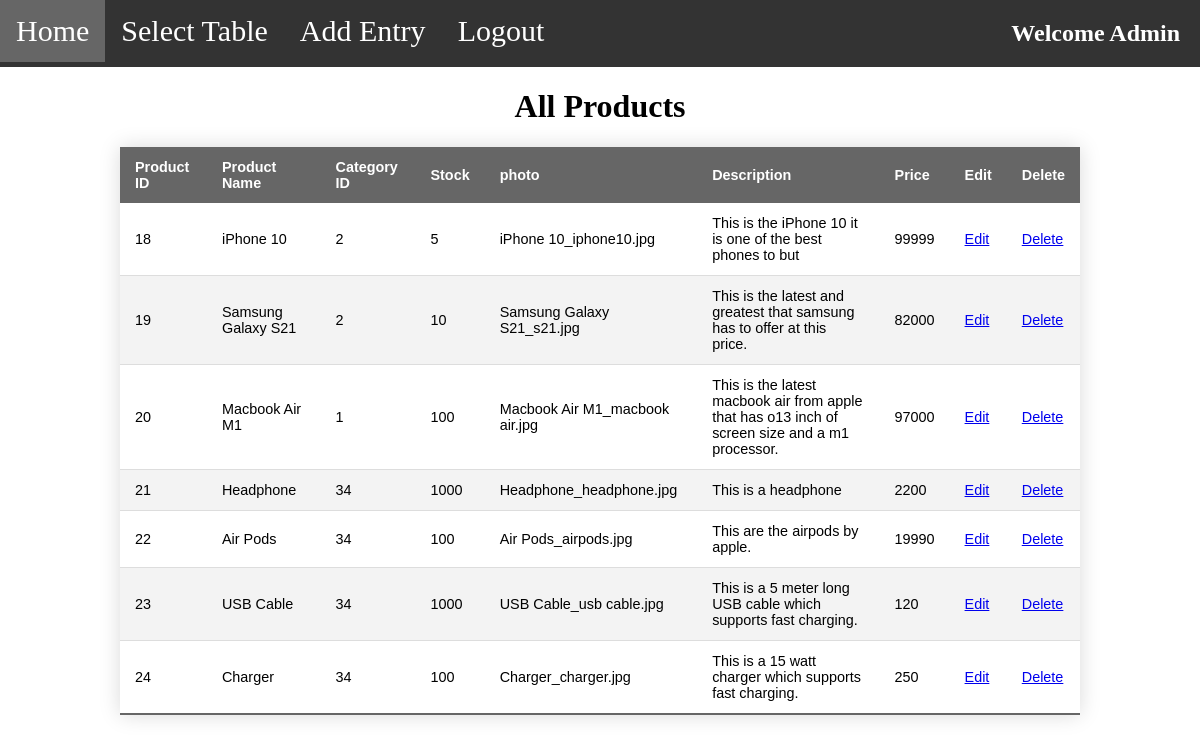
Page /admin_page.php (signed in) on the committed database.
### tables this page shows
CREATE TABLE `product` (
  `product_id` int(11) NOT NULL,
  `product_name` varchar(100) NOT NULL,
  `category_id` int(11) NOT NULL,
  `stock` int(11) NOT NULL,
  `photo` varchar(100) NOT NULL,
  `description` varchar(200) NOT NULL,
  `price` int(11) NOT NULL
);

### all_products.php (the view, shortened to what this page needs)
<h1 align="center">All Products</h1>
<table align="center" class="styled-table">
    <thead>
        <tr>
            <th>Product ID</th>
            <th>Product Name</th>
            <th>Category ID</th>
            <th>Stock</th>
            <th>photo</th>
            <th>Description</th>
            <th>Price</th>
            <th>Edit</th>
            <th>Delete</th>
        </tr>
    </thead>
    <tbody>
        <tr class="active-row">
            <?php
            $con = mysqli_connect("localhost","root","","store") or die("Database Connectivity Failed");
            try
            {
                $query = "select * from product";
                $result = mysqli_query($con,$query);
                if($result>0)
                {
                	while($or = mysqli_fetch_assoc($result))
                    {
                	?>
                        <td><?php echo $or['product_id']; ?></td>
                        <td><?php echo $or['product_name']; ?></td>
                        <td><?php echo $or['category_id']; ?></td>
                        <td><?php echo $or['stock']; ?></td>
                        <td><?php echo $or['photo']; ?></td>
                        <td><?php echo $or['description']; ?></td>
                        <td><?php echo $or['price']; ?></td>
                        <td><a href="update_product.php?product_id=<?php echo $or['product_id']; ?>">Edit</a></td>
                        <td><a href="delete_product.php?product_id=<?php echo $or['product_id']; ?>" onclick="return confirm('Do you want to delete this Product')">Delete</a></td>
        </tr>
                    <?php
                    }
        	    }
        	else{
        		echo "0 Recorrds".mysqli_error($con);
        	}
        }
        catch(Exception $e)
        {
            echo "Error ->".$e->getMessage();
        }
    	?>
    </tbody>
</table>

### style.css (style rules this page uses)
body { margin:0; padding:0; }
.styled-table { border-collapse: collapse; margin-left: 10%; font-size: 0.9em; font-family: sans-serif; width: 80%; box-shadow: 0 0 20px rgba(0, 0, 0, 0.15); }
.styled-table thead tr { background-color: #666; color: #ffffff; text-align: left; }
.styled-table th, .styled-table td { padding: 12px 15px; }
.styled-table tbody tr { border-bottom: 1px solid #dddddd; }

### rows in the picture
product: product_id "18", product_name "iPhone 10", category "2", stock "5", photo "iPhone 10_iphone10.jpg", description "This is the iPhone 10 it is one of the best phones to but", price "99999"
product: product_id "19", product_name "Samsung Galaxy S21", category "2", stock "10", photo "Samsung Galaxy S21_s21.jpg", description "This is the latest and greatest that samsung has to offer at this price.", price "82000"
product: product_id "20", product_name "Macbook Air M1", category "1", stock "100", photo "Macbook Air M1_macbook air.jpg", description "This is the latest macbook air from apple that has o13 inch of screen size and a m1 processor.", price "97000"
product: product_id "21", product_name "Headphone", category "34", stock "1000", photo "Headphone_headphone.jpg", description "This is a headphone", price "2200"
product: product_id "22", product_name "Air Pods", category "34", stock "100", photo "Air Pods_airpods.jpg", description "This are the airpods by apple.", price "19990"
product: product_id "23", product_name "USB Cable", category "34", stock "1000", photo "USB Cable_usb cable.jpg", description "This is a 5 meter long USB cable which supports fast charging.", price "120"
product: product_id "24", product_name "Charger", category "34", stock "100", photo "Charger_charger.jpg", description "This is a 15 watt charger which supports fast charging.", price "250"
